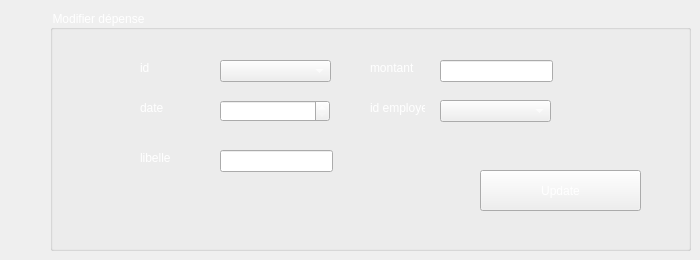
     <widget class="QWidget" name="Modifier_2">
      <attribute name="title">
       <string>Modifier</string>
      </attribute>
      <widget class="QGroupBox" name="groupBox_6">
       <property name="geometry">
        <rect>
         <x>50</x>
         <y>10</y>
         <width>641</width>
         <height>241</height>
        </rect>
       </property>
       <property name="styleSheet">
        <string notr="true">font: 75 12pt &quot;Adobe Gothic Std B&quot;;
color: rgb(255, 255, 255);</string>
       </property>
       <property name="title">
        <string>Modifier dépense</string>
       </property>
       <widget class="QPushButton" name="pushButton_editDepense">
        <property name="geometry">
         <rect>
          <x>430</x>
          <y>160</y>
          <width>161</width>
          <height>41</height>
         </rect>
        </property>
        <property name="styleSheet">
         <string notr="true">font: 12pt &quot;MV Boli&quot;;
</string>
        </property>
        <property name="text">
         <string>Update</string>
        </property>
       </widget>
       <widget class="QLabel" name="label_20">
        <property name="geometry">
         <rect>
          <x>90</x>
          <y>50</y>
          <width>55</width>
          <height>16</height>
         </rect>
        </property>
        <property name="text">
         <string>id</string>
        </property>
       </widget>
       <widget class="QComboBox" name="cb_r_emp_ajout_4">
        <property name="geometry">
         <rect>
          <x>390</x>
          <y>90</y>
          <width>111</width>
          <height>22</height>
         </rect>
        </property>
       </widget>
       <widget class="QLabel" name="label_21">
        <property name="geometry">
         <rect>
          <x>90</x>
          <y>140</y>
          <width>55</width>
          <height>16</height>
         </rect>
        </property>
        <property name="text">
         <string>libelle</string>
        </property>
       </widget>
       <widget class="QLabel" name="label_22">
        <property name="geometry">
         <rect>
          <x>320</x>
          <y>50</y>
          <width>55</width>
          <height>16</height>
         </rect>
        </property>
        <property name="text">
         <string>montant</string>
        </property>
       </widget>
       <widget class="QLabel" name="label_23">
        <property name="geometry">
         <rect>
          <x>90</x>
          <y>90</y>
          <width>55</width>
          <height>16</height>
         </rect>
        </property>
        <property name="text">
         <string>date</string>
        </property>
       </widget>
       <widget class="QLineEdit" name="le_montant_r_ajout_4">
        <property name="geometry">
         <rect>
          <x>390</x>
          <y>50</y>
          <width>113</width>
          <height>22</height>
         </rect>
        </property>
       </widget>
       <widget class="QLineEdit" name="le_libelle_r_ajout_4">
        <property name="geometry">
         <rect>
          <x>170</x>
          <y>140</y>
          <width>113</width>
          <height>22</height>
         </rect>
        </property>
       </widget>
       <widget class="QLabel" name="label_24">
        <property name="geometry">
         <rect>
          <x>320</x>
          <y>90</y>
          <width>55</width>
          <height>16</height>
         </rect>
        </property>
        <property name="text">
         <string>id employe</string>
        </property>
       </widget>
       <widget class="QComboBox" name="cb_r_id_modif_2">
        <property name="geometry">
         <rect>
          <x>170</x>
          <y>50</y>
          <width>111</width>
          <height>22</height>
         </rect>
        </property>
       </widget>
       <widget class="QDateEdit" name="de_date_r_ajout_4">
        <property name="geometry">
         <rect>
          <x>170</x>
          <y>90</y>
          <width>110</width>
          <height>22</height>
         </rect>
        </property>
       </widget>
      </widget>
     </widget>
